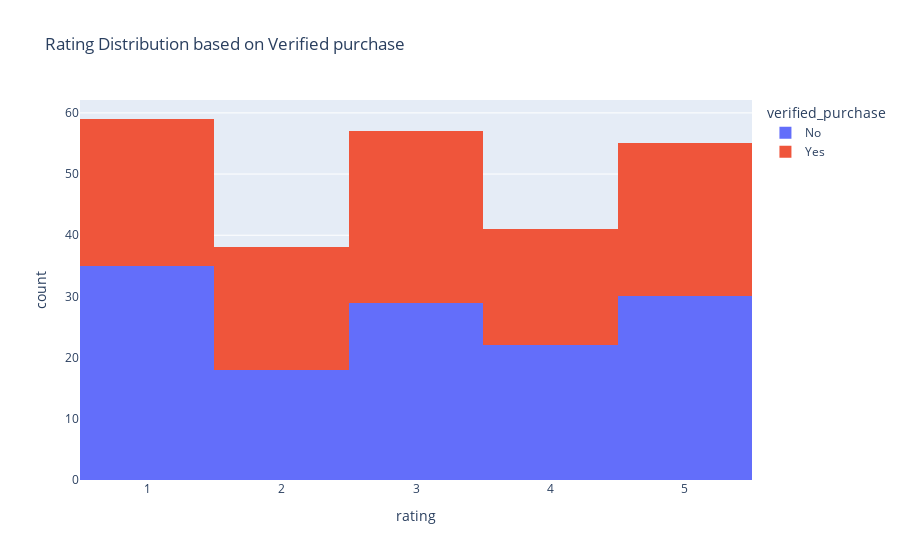

Source (notebook cell):
### Code cell
px.histogram(
    df,
    x='rating',
    color='verified_purchase',
    title='Rating Distribution based on Verified purchase'
)

### Figure 1 — Plotly figure (JSON) as saved in the notebook; plotly's stock layout.template omitted (floating-point values rounded to 4 significant figures; data arrays with more than 128 entries replaced by an {"elided": "..."} marker saying what was removed)
{"data": [{"bingroup": "x", "hovertemplate": "verified_purchase=No<br>rating=%{x}<br>count=%{y}<extra></extra>", "legendgroup": "No", "marker": {"color": "#636efa", "pattern": {"shape": ""}}, "name": "No", "orientation": "v", "showlegend": true, "type": "histogram", "x": {"elided": "134 int values"}, "xaxis": "x", "yaxis": "y"}, {"bingroup": "x", "hovertemplate": "verified_purchase=Yes<br>rating=%{x}<br>count=%{y}<extra></extra>", "legendgroup": "Yes", "marker": {"color": "#EF553B", "pattern": {"shape": ""}}, "name": "Yes", "orientation": "v", "showlegend": true, "type": "histogram", "x": [4, 3, 3, 4, 1, 1, 2, 5, 3, 3, 5, 1, 3, 4, 2, 3, 2, 3, 1, 5, 3, 3, 1, 1, 2, 5, 5, 1, 5, 5, 2, 1, 3, 2, 3, 2, 3, 2, 3, 5, 5, 4, 4, 4, 1, 4, 2, 1, 5, 3, 3, 4, 5, 2, 5, 5, 4, 1, 5, 1, 2, 3, 5, 4, 4, 3, 3, 1, 2, 5, 1, 5, 3, 5, 2, 2, 4, 5, 2, 4, 1, 2, 3, 1, 4, 5, 1, 5, 1, 3, 4, 1, 2, 2, 2, 1, 3, 2, 1, 3, 3, 5, 3, 5, 3, 3, 4, 4, 3, 4, 5, 1, 1, 4, 1, 5], "xaxis": "x", "yaxis": "y"}], "layout": {"barmode": "relative", "legend": {"title": {"text": "verified_purchase"}, "tracegroupgap": 0}, "title": {"text": "Rating Distribution based on Verified purchase"}, "xaxis": {"anchor": "y", "domain": [0, 1], "title": {"text": "rating"}}, "yaxis": {"anchor": "x", "domain": [0, 1], "title": {"text": "count"}}}}
